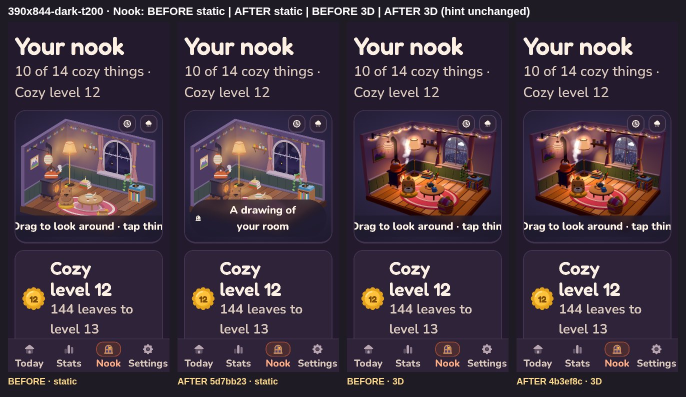
#> input picture kettle/review/product-excellence/contracts/W2/N/sheets/390x844-dark-t200-nook.jpg, 1372 x 794 px, given in place of chai-reading.png, which was not available (shown at 1/2 size)
$ python m2.py ../../../../W2/N/sheets/390x844-dark-t200-nook.jpg
#> lines starting #> are read from the running program, lines starting #| are printed output that depends on the picture; after the words box and inside, x2 and y2 are one past the last pixel; in counts of white or black regions, pixels touching at a corner belong together; pictures that were not available may be replaced by others from this repository, and a replacement may not be noted
import sys, numpy as np
from PIL import Image
from scipy import ndimage as ndi
S=sys.argv[1]; M='/home/user/Vibei/kettle/art-src/chai/2d-v2'
def yuzu(img, scale):
    a=np.asarray(img.convert('RGBA')).astype(int); r,g,b,al=a[...,0],a[...,1],a[...,2],a[...,3]
    m=(r>215)&(g>120)&(g<215)&(b<90)&(al>128)
    lab,n=ndi.label(m); sizes=ndi.sum(m,lab,range(1,n+1)); k=np.argmax(sizes)+1
    ys,xs=np.where(lab==k)
    return (xs.max()-xs.min()+1)/scale,(ys.max()-ys.min()+1)/scale,ys.max()/scale
def feet(img, scale):
    # dark brown foot blobs in bottom 15% (R 100-150, G 55-90, B 30-60)
    a=np.asarray(img.convert('RGBA')).astype(int); h=a.shape[0]
    r,g,b,al=a[...,0],a[...,1],a[...,2],a[...,3]
    m=(r>95)&(r<150)&(g>50)&(g<95)&(b>25)&(b<70)&(al>128)
    m[:int(h*0.78)]=False
    lab,n=ndi.label(m); sizes=ndi.sum(m,lab,range(1,n+1)); ks=np.argsort(sizes)[-2:]+1
    out=[]
    for k in ks:
        ys,xs=np.where(lab==k); out.append(((xs.max()-xs.min()+1)/scale,(ys.max()-ys.min()+1)/scale))
    return out
for p in ['reading','sipping','cheering']:
    m=Image.open(f'{M}/chai-{p}.png'); o=Image.open(f'{S}/old/chai-{p}.webp'); n=Image.open(f'{S}/new/chai-{p}.webp')
#> further down, m is the input picture: PIL image 1372x794 RGB; mean R, G, B 64.4, 50.4, 63.4
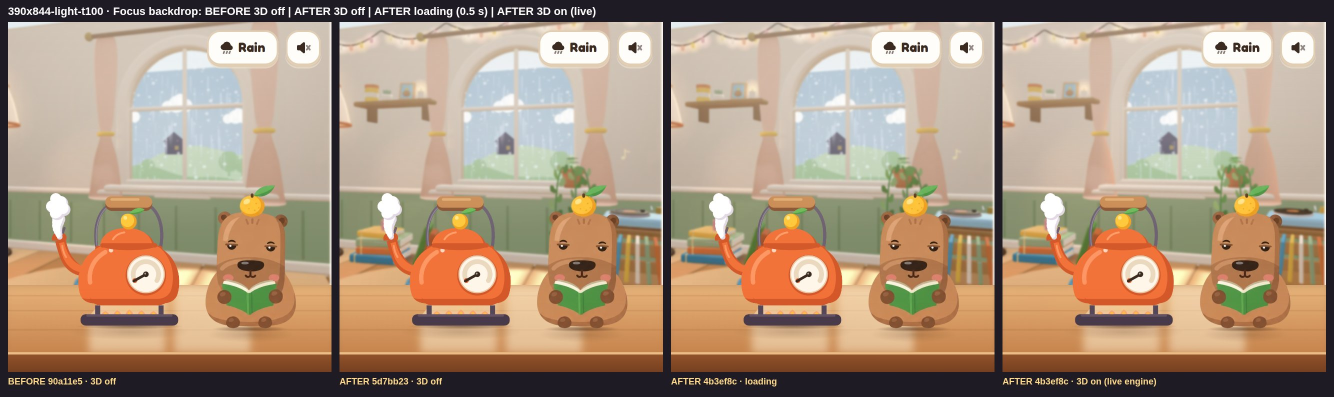
#> input picture kettle/review/product-excellence/contracts/W2/N/sheets/390x844-light-t100-focus-backdrop.jpg, 2668 x 794 px, given in place of chai-reading.webp, which was not available (shown at 1/2 size)
#> further down, o is the input picture: PIL image 2668x794 RGB; mean R, G, B 171, 148, 125.6
    print(p,'yuzu w,h,bottom  master(px) %.0f %.0f %.0f'%yuzu(m,1),'| old(logical) %.1f %.1f %.1f'%yuzu(o,1),'| new(logical) %.1f %.1f %.1f'%yuzu(n,1.25))
#> in yuzu, `r, g, b, al = (a[..., 0], a[..., 1], a[..., 2], a[..., 3])`: al: shape (794, 1372) int64; every value is 255
#> in yuzu, `m=(r>215)&(g>120)&(g<215)&(b<90)&(al>128)`:
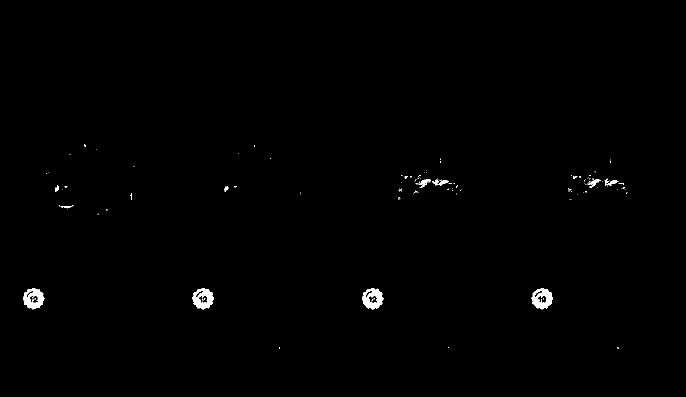
#> m: shape (794, 1372) bool (shown at 1/2 size); 0.51% white; 128 white regions (111 under 20 px), largest, box (x1, y1, x2, y2) and area: (724, 576, 768, 620) 1092, (46, 576, 89, 619) 1088, (384, 576, 428, 620) 1087
#> in yuzu, `lab, n = ndi.label(m)`: lab: shape (794, 1372) int32; 209 distinct labels, from 0 to 208
#> in yuzu, `lab, n = ndi.label(m)`: n = 208
#> in yuzu, `sizes = ndi.sum(m, lab, range(1, n + 1))`: sizes = 208 values, max 1088 at index 176, min 1 at index 3, mean 26.72
#> in yuzu, `k = np.argmax(sizes) + 1`: k = 177
#> in yuzu, `ys,xs=np.where(lab==k)`: ys = 1088 values from 576 to 619; xs = 1088 values, max 767 at index 521, min 724 at index 442, mean 745.2
#> call 2 of yuzu, with scale = 1
#> in yuzu (call 2), `r, g, b, al = (a[..., 0], a[..., 1], a[..., 2], a[..., 3])`:
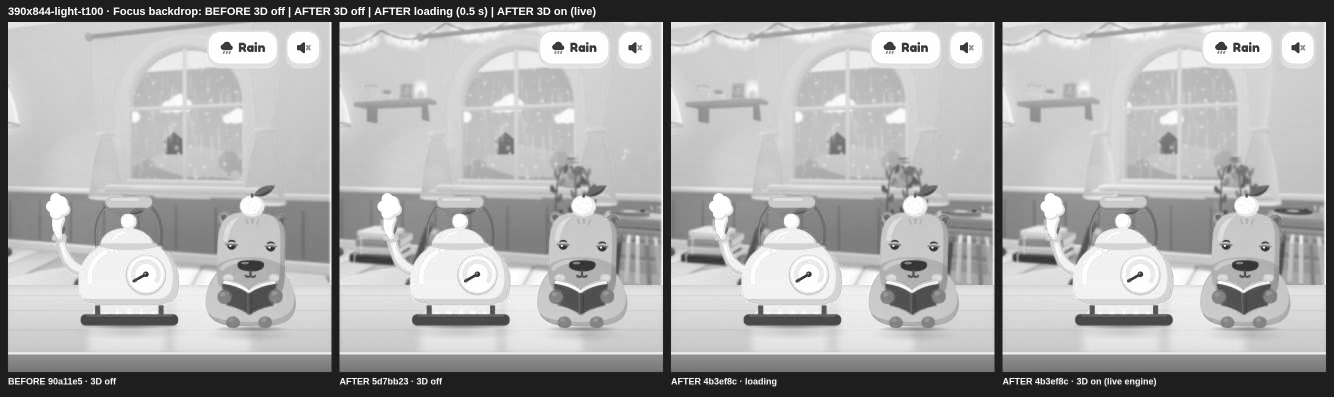
#> r: shape (794, 2668) int64 (shown at 1/2 size); min 4, max 255, mean 171
#> in yuzu (call 2), `r, g, b, al = (a[..., 0], a[..., 1], a[..., 2], a[..., 3])`:
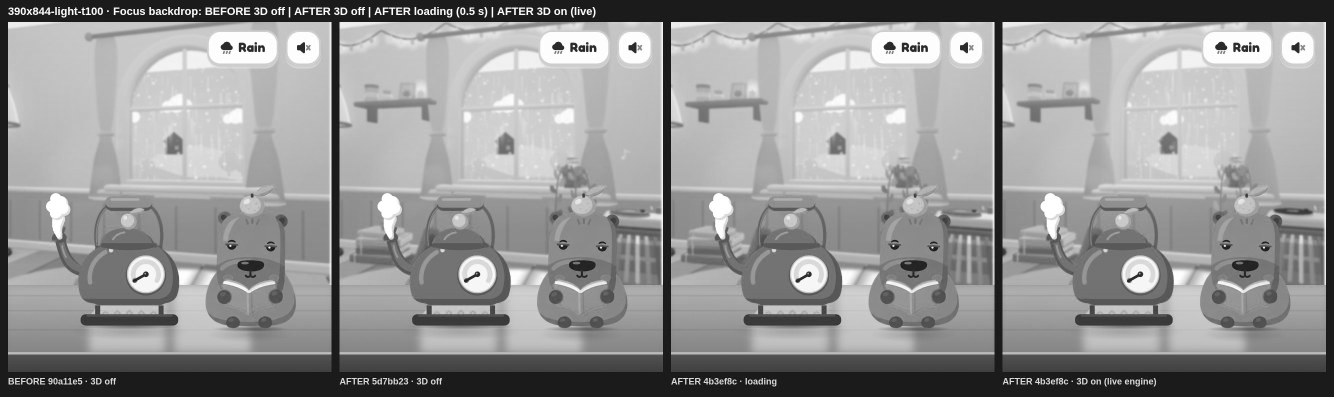
#> g: shape (794, 2668) int64 (shown at 1/2 size); min 1, max 255, mean 148
#> in yuzu (call 2), `r, g, b, al = (a[..., 0], a[..., 1], a[..., 2], a[..., 3])`:
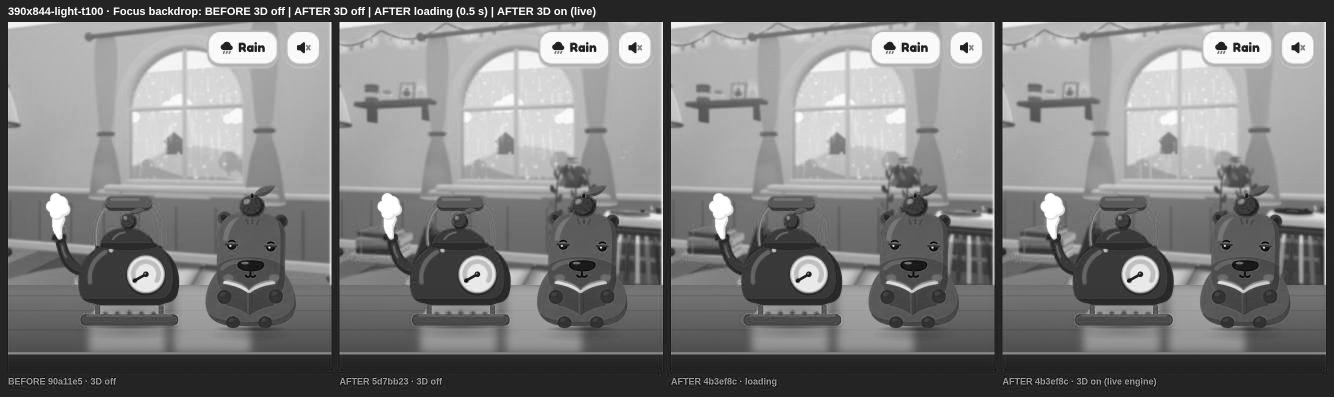
#> b: shape (794, 2668) int64 (shown at 1/2 size); min 0, max 255, mean 125.6
#> in yuzu (call 2), `r, g, b, al = (a[..., 0], a[..., 1], a[..., 2], a[..., 3])`: al: shape (794, 2668) int64; every value is 255
#> in yuzu (call 2), `m=(r>215)&(g>120)&(g<215)&(b<90)&(al>128)`: m: shape (794, 2668) bool; 0.51% white; 478 white regions (451 under 20 px), largest, box (x1, y1, x2, y2) and area: (2469, 392, 2518, 433) 1432, (480, 393, 529, 433) 1431, (1806, 392, 1854, 433) 1424
#> in yuzu (call 2), `lab, n = ndi.label(m)`: lab: shape (794, 2668) int32; 736 distinct labels, from 0 to 735
#> in yuzu (call 2), `lab, n = ndi.label(m)`: n = 735
#> in yuzu (call 2), `sizes = ndi.sum(m, lab, range(1, n + 1))`: sizes = 735 values, max 1432 at index 2, min 1 at index 9, mean 14.7
#> in yuzu (call 2), `k = np.argmax(sizes) + 1`: k = 3
#> in yuzu (call 2), `ys,xs=np.where(lab==k)`: ys = 1432 values from 392 to 432; xs = 1432 values, max 2517 at index 423, min 2469 at index 658, mean 2493.9
#| reading yuzu w,h,bottom  master(px) 44 44 619 | old(logical) 49.0 41.0 432.0 | new(logical) 39.2 32.8 345.6
    print('   feet master',['%.0fx%.0f'%f for f in feet(m,1)],'old',['%.1fx%.1f'%f for f in feet(o,1)],'new',['%.1fx%.1f'%f for f in feet(n,1.25)])
#> in feet, `m=(r>95)&(r<150)&(g>50)&(g<95)&(b>25)&(b<70)&(al>128)`: m: shape (794, 1372) bool; 0.95% white; 1434 white regions (1374 under 20 px), largest, box (x1, y1, x2, y2) and area: (51, 382, 122, 423) 1156, (225, 398, 301, 431) 650, (742, 306, 787, 354) 509
#> in feet, `m[:int(h*0.78)]=False`:
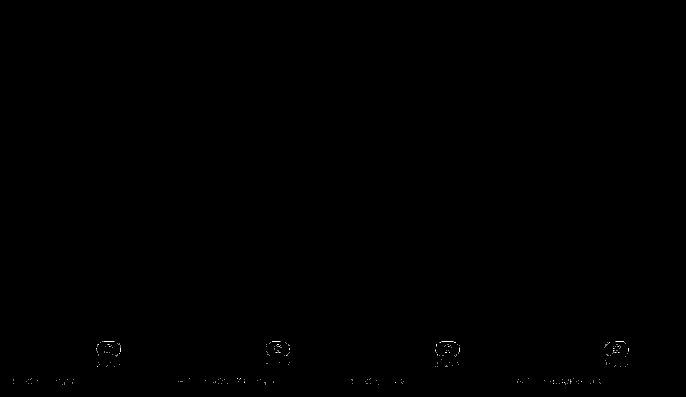
#> m: shape (794, 1372) bool (shown at 1/2 size); 0.04% white in thin lines or dots, all inside (x1, y1, x2, y2) = (26, 683, 1258, 769)
#> in feet, `lab, n = ndi.label(m)`: lab: shape (794, 1372) int32; 288 distinct labels, from 0 to 287
#> in feet, `lab, n = ndi.label(m)`: n = 287
#> in feet, `sizes = ndi.sum(m, lab, range(1, n + 1))`: sizes = 287 values, max 23 at index 4, min 1 at index 0, mean 1.61
#> in feet, `ks = np.argsort(sizes)[-2:] + 1`: ks = [2, 5]
#> the loop in feet, `for k in ks:` made 2 passes
#> k on passes 1 to 2: 2, 5
#> after the loop in feet, `for k in ks:`: out = [(21, 1), (23, 1)]
#> call 2 of feet, with scale = 1
#> in feet (call 2), `m=(r>95)&(r<150)&(g>50)&(g<95)&(b>25)&(b<70)&(al>128)`: m: shape (794, 2668) bool; 4.9% white; 605 white regions (550 under 20 px), largest, box (x1, y1, x2, y2) and area: (2005, 709, 2652, 744) 22643, (16, 709, 663, 744) 22642, (1342, 709, 1989, 744) 22642
#> in feet (call 2), `lab, n = ndi.label(m)`:
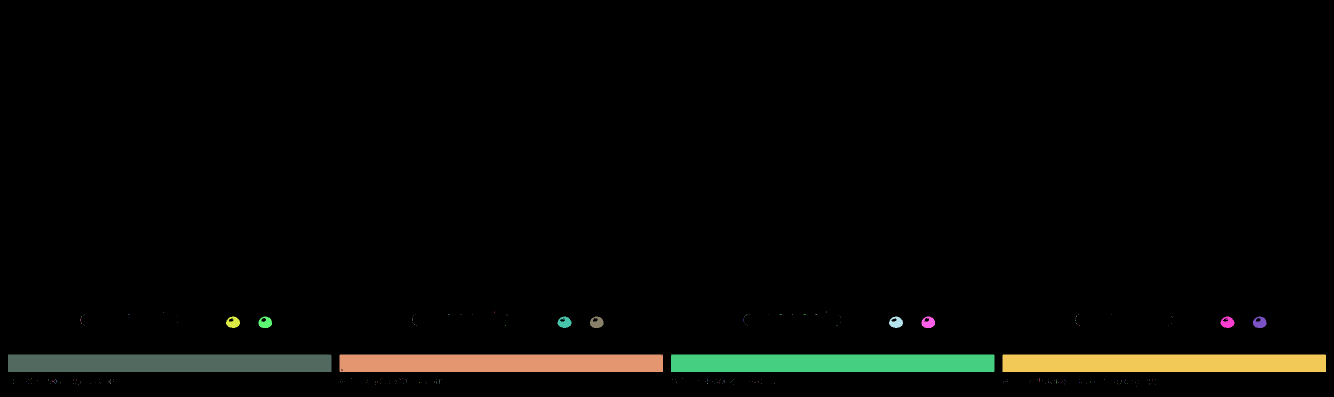
#> lab: shape (794, 2668) int32 (shown at 1/2 size); 270 distinct labels, from 0 to 269; one colour per label, 0 black
#> in feet (call 2), `lab, n = ndi.label(m)`: n = 269
#> in feet (call 2), `sizes = ndi.sum(m, lab, range(1, n + 1))`: sizes = 269 values, max 22643 at index 81, min 1 at index 1, mean 351.3
#> in feet (call 2), `ks = np.argsort(sizes)[-2:] + 1`: ks = [81, 82]
#> the loop in feet (call 2), `for k in ks:` made 2 passes
#> k on passes 1 to 2: 81, 82
#> after the loop in feet (call 2), `for k in ks:`: out = [(647, 35), (647, 35)]
#|    feet master ['21x1', '23x1'] old ['647.0x35.0', '647.0x35.0'] new ['517.6x28.0', '517.6x28.0']
#> (the run stopped early here; a loop or call above may not have finished)
